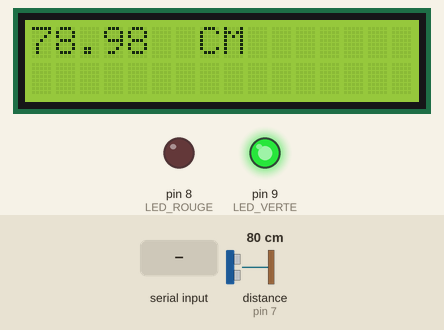
Simulated run of this sketch. Board: Arduino Uno, built with avr-gcc and run on an emulated ATmega328P. Parts: 16×2 character LCD, output pins drawn as LEDs (lit = HIGH). Wiring (inferred from the names in the program): ultrasonic range finder: trigger pin 6; echo pin 7. The inputs (shaded band) are chosen by the test bench; at power-on: distance to the obstacle (sensor on pin 7) 80 cm. The echo pulse lasts 58.3 µs per cm; pins used as bus, display or sensor lines are not drawn; what the sketch prints to the serial monitor is not drawn.

Above: at 1.2 s.
1.3 s: "0\n" received over Serial
At 2.6 s:
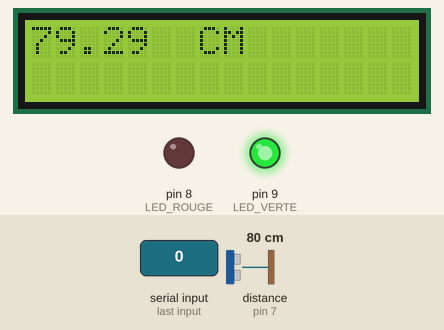
5.4 s: distance to the obstacle (sensor on pin 7) set to 2 cm
At 6.8 s:
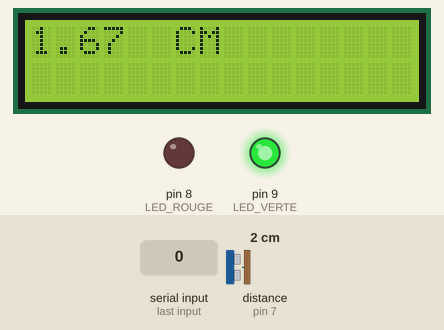
8.6 s: "30,150\n" received over Serial
At 9.6 s:
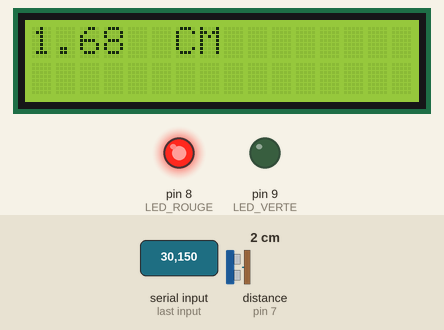
12.6 s: distance to the obstacle (sensor on pin 7) set to 5 cm
At 13.9 s:
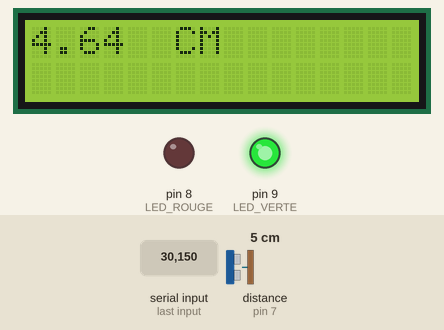
15.6 s: distance to the obstacle (sensor on pin 7) set to 4 cm
At 16.9 s:
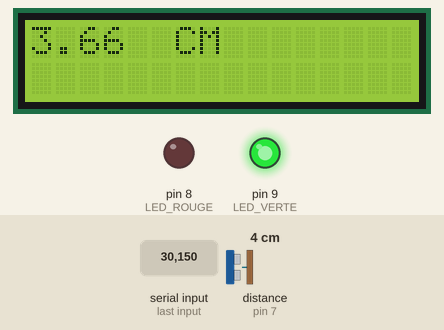
Timing chart, 0 to 18.6 s (numbered marks = the images above; inputs shaded):
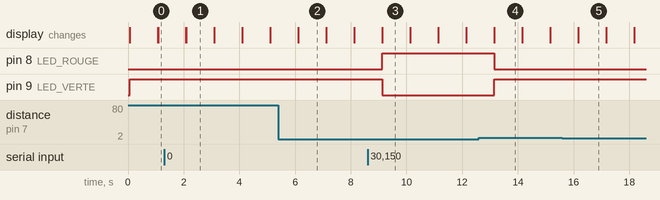

Measured:
- the behaviour switches between 3 and 4 cm on distance to the obstacle (sensor on pin 7) (found by bisection; images 3 and 4)
- after the input at 1.3 s, the display: first differs from a run without the input after 0.79 s (image 1)
- after the input at 5.4 s, the display: first differs from a run without the input after 0.72 s (image 2)
- after the input at 8.6 s, pin 8 (LED_ROUGE): LOW → HIGH after 0.54 s; pin 9 (LED_VERTE): HIGH → LOW after 0.54 s; the display: first differs from a run without the input after 0.54 s (image 3)
- after the input at 12.6 s, pin 8 (LED_ROUGE): HIGH → LOW after 0.56 s; pin 9 (LED_VERTE): LOW → HIGH after 0.56 s; the display: first differs from a run without the input after 0.56 s (image 4)
- after the input at 15.6 s, the display: first differs from a run without the input after 0.57 s (image 5)
- what the display in image 1 shows lasts 1.0 s, from 2.1 s to 3.1 s

The sketch:

distance.ino
```cpp
#include <LiquidCrystal.h>

const byte TRIGGER = 6;                        // Broche TRIGGER
const byte ECHO = 7;                           // Broche ECHO
const float SOUND_SPEED = 340.0 / 1000;        // Vitesse du son dans l'air en mm/us
const unsigned long MEASURE_TIMEOUT = 25000UL; // 25ms = 8m à 340m/s
 float MAX_ALLOWED_HEIGHT ;        // Hauteur maximale autorisée en mm
LiquidCrystal lcd(12, 11, 5, 4, 3, 2);

void setup()
{
    lcd.begin(16, 2);
    Serial.begin(115200); // Vitesse de communication série
    pinMode(8, OUTPUT);   // LED ROUGE
    digitalWrite(8, LOW);
    pinMode(9, OUTPUT); // LED VERTE
    digitalWrite(9, LOW);
    pinMode(TRIGGER, OUTPUT);
    digitalWrite(TRIGGER, LOW);
    pinMode(ECHO, INPUT);
}

void loop()
{
    if (Serial.available() > 0)
    {
        String data = Serial.readStringUntil('\n');
        MAX_ALLOWED_HEIGHT = data.toFloat();
        Serial.print("Distance maximale autorisée mise à jour: ");
        Serial.println(MAX_ALLOWED_HEIGHT);
    }
    digitalWrite(TRIGGER, HIGH);
    delayMicroseconds(10);
    digitalWrite(TRIGGER, LOW);

    long measure = pulseIn(ECHO, HIGH, MEASURE_TIMEOUT);
    float distance_mm = measure / 2.0 * SOUND_SPEED;

    // Envoyer la distance et MAX_ALLOWED_HEIGHT via le port série
    if (distance_mm <= MAX_ALLOWED_HEIGHT)
    {

        Serial.print(distance_mm);
        Serial.print(",");
        Serial.println(MAX_ALLOWED_HEIGHT);
    }
    lcd.print(distance_mm / 10.0, 2);
    lcd.print("  CM");
    lcd.display();

    // Vérifier la hauteur du véhicule et allumer la LED appropriée
    if (distance_mm == 0)
    {
        digitalWrite(8, LOW); // LED rouge éteinte
        digitalWrite(9, LOW); // LED verte éteinte
    }
    else if (distance_mm <= MAX_ALLOWED_HEIGHT)
    {
        // La hauteur du véhicule n'est pas autorisée
        digitalWrite(8, HIGH); // LED rouge allumée
        digitalWrite(9, LOW);  // LED verte éteinte
    }
    else
    {
        // La hauteur du véhicule est autorisée
        digitalWrite(8, LOW);  // LED rouge éteinte
        digitalWrite(9, HIGH); // LED verte allumée
    }

    // Ajouter un court délai pour éviter d'envoyer trop fréquemment
    delay(1000);
    lcd.clear();
}
```
